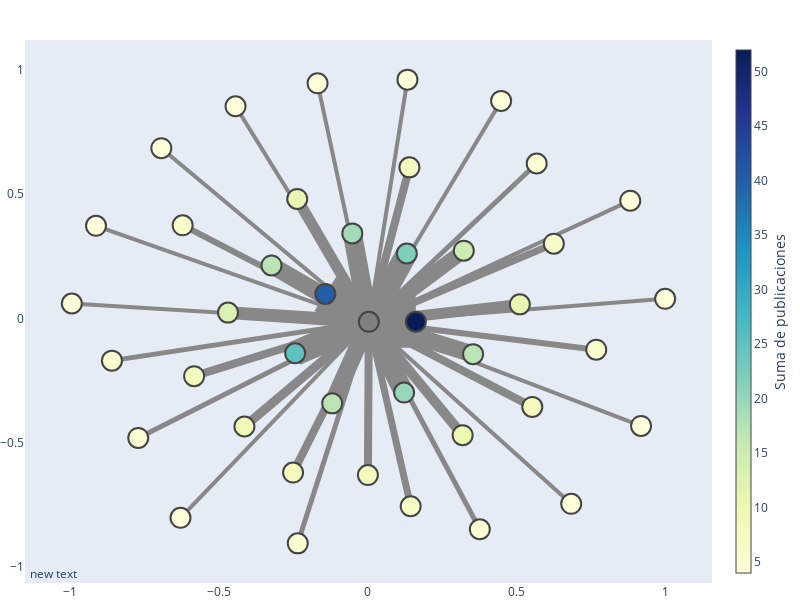

The code cell stored with this chart in its notebook:
### Markdown cell above
Pandemia

### Code cell
grafo_colaboraciones(df_colaboraciones_nacionales_pandemia[df_colaboraciones_nacionales_pandemia['weight'] > media_colaboraciones_nacionales_pandemia])

### Figure 1 — Plotly figure (JSON) as saved in the notebook; plotly's stock layout.template omitted (floating-point values rounded to 4 significant figures)
{"data": [{"hoverinfo": "none", "line": {"color": "#888", "width": 52}, "mode": "lines", "type": "scatter", "x": [0.003686, 0.1617, null], "y": [-0.01355, -0.01319, null]}, {"hoverinfo": "none", "line": {"color": "#888", "width": 40}, "mode": "lines", "type": "scatter", "x": [0.003686, -0.1426, null], "y": [-0.01355, 0.09861, null]}, {"hoverinfo": "none", "line": {"color": "#888", "width": 25}, "mode": "lines", "type": "scatter", "x": [0.003686, -0.244, null], "y": [-0.01355, -0.1402, null]}, {"hoverinfo": "none", "line": {"color": "#888", "width": 22}, "mode": "lines", "type": "scatter", "x": [0.003686, 0.1315, null], "y": [-0.01355, 0.2613, null]}, {"hoverinfo": "none", "line": {"color": "#888", "width": 20}, "mode": "lines", "type": "scatter", "x": [0.003686, 0.1223, null], "y": [-0.01355, -0.2986, null]}, {"hoverinfo": "none", "line": {"color": "#888", "width": 19}, "mode": "lines", "type": "scatter", "x": [0.003686, -0.05192, null], "y": [-0.01355, 0.3423, null]}, {"hoverinfo": "none", "line": {"color": "#888", "width": 17}, "mode": "lines", "type": "scatter", "x": [0.003686, -0.1195, null], "y": [-0.01355, -0.3419, null]}, {"hoverinfo": "none", "line": {"color": "#888", "width": 17}, "mode": "lines", "type": "scatter", "x": [0.003686, -0.3234, null], "y": [-0.01355, 0.2132, null]}, {"hoverinfo": "none", "line": {"color": "#888", "width": 17}, "mode": "lines", "type": "scatter", "x": [0.003686, 0.3542, null], "y": [-0.01355, -0.1437, null]}, {"hoverinfo": "none", "line": {"color": "#888", "width": 15}, "mode": "lines", "type": "scatter", "x": [0.003686, 0.323, null], "y": [-0.01355, 0.2725, null]}, {"hoverinfo": "none", "line": {"color": "#888", "width": 13}, "mode": "lines", "type": "scatter", "x": [0.003686, -0.4698, null], "y": [-0.01355, 0.02334, null]}, {"hoverinfo": "none", "line": {"color": "#888", "width": 11}, "mode": "lines", "type": "scatter", "x": [0.003686, -0.2371, null], "y": [-0.01355, 0.481, null]}, {"hoverinfo": "none", "line": {"color": "#888", "width": 11}, "mode": "lines", "type": "scatter", "x": [0.003686, 0.5114, null], "y": [-0.01355, 0.05663, null]}, {"hoverinfo": "none", "line": {"color": "#888", "width": 10}, "mode": "lines", "type": "scatter", "x": [0.003686, 0.3191, null], "y": [-0.01355, -0.4699, null]}, {"hoverinfo": "none", "line": {"color": "#888", "width": 9}, "mode": "lines", "type": "scatter", "x": [0.003686, -0.4146, null], "y": [-0.01355, -0.435, null]}, {"hoverinfo": "none", "line": {"color": "#888", "width": 8}, "mode": "lines", "type": "scatter", "x": [0.003686, -0.2511, null], "y": [-0.01355, -0.6205, null]}, {"hoverinfo": "none", "line": {"color": "#888", "width": 8}, "mode": "lines", "type": "scatter", "x": [0.003686, 0.5532, null], "y": [-0.01355, -0.3561, null]}, {"hoverinfo": "none", "line": {"color": "#888", "width": 8}, "mode": "lines", "type": "scatter", "x": [0.003686, 0.0005517, null], "y": [-0.01355, -0.6303, null]}, {"hoverinfo": "none", "line": {"color": "#888", "width": 8}, "mode": "lines", "type": "scatter", "x": [0.003686, 0.1402, null], "y": [-0.01355, 0.608, null]}, {"hoverinfo": "none", "line": {"color": "#888", "width": 8}, "mode": "lines", "type": "scatter", "x": [0.003686, -0.5838, null], "y": [-0.01355, -0.2324, null]}, {"hoverinfo": "none", "line": {"color": "#888", "width": 7}, "mode": "lines", "type": "scatter", "x": [0.003686, 0.6257, null], "y": [-0.01355, 0.3008, null]}, {"hoverinfo": "none", "line": {"color": "#888", "width": 7}, "mode": "lines", "type": "scatter", "x": [0.003686, 0.1444, null], "y": [-0.01355, -0.756, null]}, {"hoverinfo": "none", "line": {"color": "#888", "width": 6}, "mode": "lines", "type": "scatter", "x": [0.003686, 0.7683, null], "y": [-0.01355, -0.1258, null]}, {"hoverinfo": "none", "line": {"color": "#888", "width": 6}, "mode": "lines", "type": "scatter", "x": [0.003686, -0.6223, null], "y": [-0.01355, 0.3749, null]}, {"hoverinfo": "none", "line": {"color": "#888", "width": 5}, "mode": "lines", "type": "scatter", "x": [0.003686, -0.86, null], "y": [-0.01355, -0.1699, null]}, {"hoverinfo": "none", "line": {"color": "#888", "width": 5}, "mode": "lines", "type": "scatter", "x": [0.003686, -0.2353, null], "y": [-0.01355, -0.9054, null]}, {"hoverinfo": "none", "line": {"color": "#888", "width": 5}, "mode": "lines", "type": "scatter", "x": [0.003686, -0.7716, null], "y": [-0.01355, -0.481, null]}, {"hoverinfo": "none", "line": {"color": "#888", "width": 5}, "mode": "lines", "type": "scatter", "x": [0.003686, 0.5682, null], "y": [-0.01355, 0.6236, null]}, {"hoverinfo": "none", "line": {"color": "#888", "width": 5}, "mode": "lines", "type": "scatter", "x": [0.003686, 0.3769, null], "y": [-0.01355, -0.8486, null]}, {"hoverinfo": "none", "line": {"color": "#888", "width": 4}, "mode": "lines", "type": "scatter", "x": [0.003686, 0.4485, null], "y": [-0.01355, 0.8756, null]}, {"hoverinfo": "none", "line": {"color": "#888", "width": 4}, "mode": "lines", "type": "scatter", "x": [0.003686, -0.1687, null], "y": [-0.01355, 0.9462, null]}, {"hoverinfo": "none", "line": {"color": "#888", "width": 4}, "mode": "lines", "type": "scatter", "x": [0.003686, -0.9948, null], "y": [-0.01355, 0.06003, null]}, {"hoverinfo": "none", "line": {"color": "#888", "width": 4}, "mode": "lines", "type": "scatter", "x": [0.003686, -0.6296, null], "y": [-0.01355, -0.8024, null]}, {"hoverinfo": "none", "line": {"color": "#888", "width": 4}, "mode": "lines", "type": "scatter", "x": [0.003686, 0.1335, null], "y": [-0.01355, 0.961, null]}, {"hoverinfo": "none", "line": {"color": "#888", "width": 4}, "mode": "lines", "type": "scatter", "x": [0.003686, 0.919, null], "y": [-0.01355, -0.4328, null]}, {"hoverinfo": "none", "line": {"color": "#888", "width": 4}, "mode": "lines", "type": "scatter", "x": [0.003686, 0.8826, null], "y": [-0.01355, 0.4739, null]}, {"hoverinfo": "none", "line": {"color": "#888", "width": 4}, "mode": "lines", "type": "scatter", "x": [0.003686, -0.9136, null], "y": [-0.01355, 0.3727, null]}, {"hoverinfo": "none", "line": {"color": "#888", "width": 4}, "mode": "lines", "type": "scatter", "x": [0.003686, -0.694, null], "y": [-0.01355, 0.6851, null]}, {"hoverinfo": "none", "line": {"color": "#888", "width": 4}, "mode": "lines", "type": "scatter", "x": [0.003686, 1, null], "y": [-0.01355, 0.07899, null]}, {"hoverinfo": "none", "line": {"color": "#888", "width": 4}, "mode": "lines", "type": "scatter", "x": [0.003686, 0.6841, null], "y": [-0.01355, -0.7463, null]}, {"hoverinfo": "none", "line": {"color": "#888", "width": 4}, "mode": "lines", "type": "scatter", "x": [0.003686, -0.4445, null], "y": [-0.01355, 0.854, null]}, {"hoverinfo": "text", "marker": {"color": ["gray", 52, 40, 25, 22, 20, 19, 17, 17, 17, 15, 13, 11, 11, 10, 9, 8, 8, 8, 8, 8, 7, 7, 6, 6, 5, 5, 5, 5, 5, 4, 4, 4, 4, 4, 4, 4, 4, 4, 4, 4, 4], "colorbar": {"thickness": 15, "title": {"side": "right", "text": "Suma de publicaciones"}, "xanchor": "left"}, "colorscale": [[0, "rgb(255,255,217)"], [0.125, "rgb(237,248,177)"], [0.25, "rgb(199,233,180)"], [0.375, "rgb(127,205,187)"], [0.5, "rgb(65,182,196)"], [0.625, "rgb(29,145,192)"], [0.75, "rgb(34,94,168)"], [0.875, "rgb(37,52,148)"], [1, "rgb(8,29,88)"]], "line": {"width": 2}, "showscale": true, "size": 20}, "mode": "markers", "text": ["Universidad Autónoma de Yucatán: Total peso = 437", "Universidad Nacional Autónoma de México: Total peso = 52", "Centro de Investigacion Cientifica de Yucatan: Total peso = 40", "Universidad Juárez Autónoma de Tabasco: Total peso = 25", "CINVESTAV Unidad Merida: Total peso = 22", "Centro de Investigacion y de Estudios Avanzados del Instituto Politécnico Nacional: Total peso = 20", "Instituto Politécnico Nacional: Total peso = 19", "Tecnológico Nacional de México: Total peso = 17", "Instituto Nacional de Investigaciones Forestales: Total peso = 17", "Agricolas y Pecuarias: Total peso = 17", "Universidad Autónoma del Estado de Morelos: Total peso = 15", "Universidad Veracruzana: Total peso = 13", "Universidad de Guadalajara: Total peso = 11", "Universidad Autónoma de Campeche: Total peso = 11", "UNAM - Campus Sisal: Total peso = 10", "Universidad de Guanajuato: Total peso = 9", "Consejo Nacional de Ciencia y Tecnologia Mexico: Total peso = 8", "Universidad Autónoma de Nuevo León: Total peso = 8", "Hospital Regional de Alta Especialidad de la Península de Yucatán: Total peso = 8", "Universidad Autónoma de Baja California: Total peso = 8", "Instituto Mexicano del Seguro Social: Total peso = 8", "Universidad de Colima: Total peso = 7", "A.C.: Total peso = 7", "Instituto Tecnológico Agropecuario de Conkal: Total peso = 6", "Universidad de Quintana Roo: Total peso = 6", "Universidad Autónoma de Tlaxcala: Total peso = 5", "Universidad Autónoma del Estado de México: Total peso = 5", "UNAM campus Juriquilla: Total peso = 5", "Instituto de Ecología: Total peso = 5", "Universidad Autónoma de Chiapas: Total peso = 5", "Instituto Nacional de Diagnostico y Referencia Epidemiologicos - InDRE: Total peso = 4", "Universidad Marista de Mérida: Total peso = 4", "Instituto Tecnológico de Mérida: Total peso = 4", "Facultad de Estudios Superiores Cuautitlán: Total peso = 4", "Servicios de Salud de Yucatán: Total peso = 4", "Universidad Autónoma de Chapingo: Total peso = 4", "UNAM Campus Morelia: Total peso = 4", "Universidad del Valle de México: Total peso = 4", "Universidad Autónoma del Carmen: Total peso = 4", "Universidad Modelo: Total peso = 4", "Centro de Investigación en Matemáticas: Total peso = 4", "Facultad de Medicina: Total peso = 4"], "type": "scatter", "x": [0.003686, 0.1617, -0.1426, -0.244, 0.1315, 0.1223, -0.05192, -0.1195, -0.3234, 0.3542, 0.323, -0.4698, -0.2371, 0.5114, 0.3191, -0.4146, -0.2511, 0.5532, 0.0005517, 0.1402, -0.5838, 0.6257, 0.1444, 0.7683, -0.6223, -0.86, -0.2353, -0.7716, 0.5682, 0.3769, 0.4485, -0.1687, -0.9948, -0.6296, 0.1335, 0.919, 0.8826, -0.9136, -0.694, 1, 0.6841, -0.4445], "y": [-0.01355, -0.01319, 0.09861, -0.1402, 0.2613, -0.2986, 0.3423, -0.3419, 0.2132, -0.1437, 0.2725, 0.02334, 0.481, 0.05663, -0.4699, -0.435, -0.6205, -0.3561, -0.6303, 0.608, -0.2324, 0.3008, -0.756, -0.1258, 0.3749, -0.1699, -0.9054, -0.481, 0.6236, -0.8486, 0.8756, 0.9462, 0.06003, -0.8024, 0.961, -0.4328, 0.4739, 0.3727, 0.6851, 0.07899, -0.7463, 0.854]}], "layout": {"annotations": [{"showarrow": false, "x": 0.005, "xref": "paper", "y": -0.002, "yref": "paper"}], "dragmode": "pan", "height": 600, "hovermode": "closest", "margin": {"b": 0, "l": 0, "r": 0, "t": 40}, "showlegend": false, "title": {"font": {"size": 16}}, "width": 800, "xaxis": {"showgrid": false, "zeroline": false}, "yaxis": {"showgrid": false, "zeroline": false}}}
